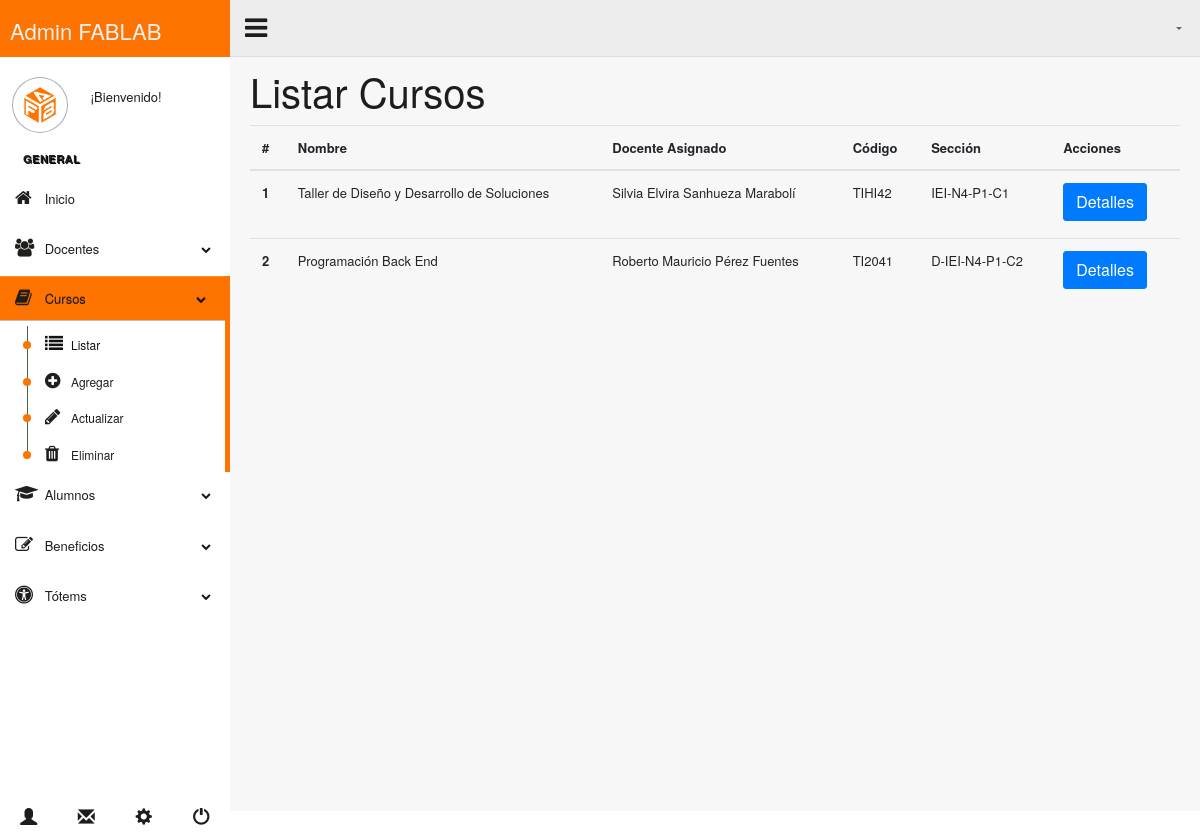
The page /listarCursos/ on the database its author committed.
### core/models.py (models this page shows, shortened)
class Curso(models.Model):
    codigo = models.CharField(primary_key=True, max_length=10)
    nombre = models.CharField(max_length=100)
    docente = models.ForeignKey(Docente, on_delete=models.CASCADE)
    codigosecc = models.CharField(max_length=20, unique=True)
    alumnos = models.ManyToManyField(Alumno, blank=True)

class Docente(models.Model):
    rut = models.CharField(primary_key=True, max_length=10)
    nombre = models.CharField(max_length=100)
    email = models.CharField(max_length=50)
    areaAcademica = models.CharField(max_length=100)

### core/views.py (the view)
# urls.py: path('listarCursos/', views.listarCursos,name="listarCursos"),
def listarCursos(request):
    cursos = Curso.objects.all()
    todos_los_alumnos = Alumno.objects.all()  # Asegura de obtener todos los alumnos
    return render(request, "core/crud_cursos/listar_c.html", {'cursos': cursos, 'todos_los_alumnos': todos_los_alumnos})

### core/templates/core/crud_cursos/listar_c.html (shortened to what this page needs)
{% extends '../index_master.html' %}
{% block content %}
<div class="right_col" role="main">
    <h1>Listar Cursos</h1>
    <div class="table-responsive">
        <table class="table table-hover border-warning">
            <thead>
                <tr>
                    <th scope="col">#</th>
                    <th scope="col">Nombre</th>
                    <th scope="col">Docente Asignado</th>
                    <th scope="col">Código</th>
                    <th scope="col">Sección</th>
                    <th scope="col">Acciones</th>
                </tr>
            </thead>
            <tbody>
                {% for c in cursos %}
                    <tr>
                        <th scope="row">{{ forloop.counter }}</th>
                        <td>{{ c.nombre }}</td>
                        <td>{{ c.docente.nombre }}</td>
                        <td>{{ c.codigo }}</td>
                        <td>{{ c.codigosecc }}</td>
                        <td>
                            <button type="button" class="btn btn-primary" data-toggle="modal" data-target="#myModal{{ c.codigo }}">
                                Detalles
                            </button>
                        </td>
                    </tr>
                {% endfor %}
            </tbody>
        </table>
    </div>
</div>
{% endblock %}

### rows shown on the page
Curso: nombre "Taller de Diseño y Desarrollo de Soluciones", docente.nombre "Silvia Elvira Sanhueza Marabolí", codigo "TIHI42", codigosecc "IEI-N4-P1-C1"
Curso: nombre "Programación Back End", docente.nombre "Roberto Mauricio Pérez Fuentes", codigo "TI2041", codigosecc "D-IEI-N4-P1-C2"
